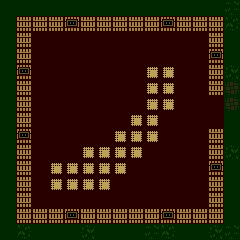

The image is a tile-based game level rendered from a .tmx file. Its description and complete source (layers, tilesets, objects, tile grids) follow:
An orthogonal 15x15 tile map with 16x16 px tiles, 3 tile layers (floor, wall, units), 1 hidden layer not drawn.

<map version="1.10" tiledversion="2025.05.05" orientation="orthogonal" renderorder="right-down" width="15" height="15" tilewidth="16" tileheight="16" infinite="0" nextlayerid="6" nextobjectid="1">
 <tileset firstgid="1" source="../../tiles/battle/farm.tsx" />
 <layer id="1" name="floor" width="15" height="15">
  <data encoding="csv">
4,4,4,4,4,4,4,4,4,4,4,4,4,4,18,
4,2,2,2,2,2,2,2,2,2,2,2,2,2,17,
4,2,2,2,2,2,2,2,2,2,2,2,2,2,4,
4,2,2,2,2,2,2,2,2,2,2,2,2,2,4,
4,2,2,2,2,2,2,2,2,2,2,2,2,2,16,
4,2,2,2,2,2,2,2,2,2,2,2,2,2,14,
4,2,2,2,2,2,2,2,2,2,2,2,2,2,14,
4,2,2,2,2,2,2,2,2,2,2,2,2,2,4,
4,2,2,2,2,2,2,2,2,2,2,2,2,2,4,
4,2,2,2,2,2,2,2,2,2,2,2,2,2,16,
4,2,2,2,2,2,2,2,2,2,2,2,2,2,4,
4,2,2,2,2,2,2,2,2,2,2,2,2,2,4,
4,2,2,2,2,2,2,2,2,2,2,2,2,2,4,
4,2,2,2,2,2,2,2,2,2,2,2,2,2,4,
4,17,4,4,4,16,4,4,4,18,17,4,4,16,18
</data>
 </layer>
 <layer id="3" name="wall" width="15" height="15">
  <data encoding="csv">
0,0,0,0,0,0,0,0,0,0,0,0,0,0,0,
0,65,65,65,66,65,65,65,65,65,66,65,65,65,0,
0,65,0,0,0,0,0,0,0,0,0,0,0,65,0,
0,65,0,0,0,0,0,0,0,0,0,0,0,66,0,
0,66,0,0,0,0,0,0,0,46,46,0,0,65,0,
0,65,0,0,0,0,0,0,0,46,46,0,0,65,0,
0,65,0,0,0,0,0,0,0,46,46,0,0,0,0,
0,65,0,0,0,0,0,0,46,46,0,0,0,0,0,
0,66,0,0,0,0,0,46,46,46,0,0,0,65,0,
0,65,0,0,0,46,46,46,46,0,0,0,0,65,0,
0,65,0,46,46,46,46,46,0,0,0,0,0,66,0,
0,65,0,46,46,46,46,0,0,0,0,0,0,65,0,
0,65,0,0,0,0,0,0,0,0,0,0,0,65,0,
0,65,65,65,66,65,65,65,65,65,66,65,65,65,0,
0,0,0,0,0,0,0,0,0,0,0,0,0,0,0
</data>
 </layer>
 <layer id="5" name="roof" width="15" height="15" visible="0">
  <data encoding="csv">
0,0,0,0,0,0,0,0,0,0,0,0,0,0,0,
0,24,24,24,24,24,24,24,24,24,24,24,24,24,0,
0,24,24,24,24,24,24,24,24,24,24,24,24,24,0,
0,24,24,24,24,24,24,24,24,24,24,24,24,24,0,
0,24,24,24,24,24,24,24,24,24,24,24,24,24,0,
0,24,24,24,24,24,24,24,24,24,24,24,24,24,0,
0,24,24,24,24,24,24,24,24,24,24,24,24,24,0,
0,24,24,24,24,24,24,24,24,24,24,24,24,24,0,
0,24,24,24,24,24,24,24,24,24,24,24,24,24,0,
0,24,24,24,24,24,24,24,24,24,24,24,24,24,0,
0,24,24,24,24,24,24,24,24,24,24,24,24,24,0,
0,24,24,24,24,24,24,24,24,24,24,24,24,24,0,
0,24,24,24,24,24,24,24,24,24,24,24,24,24,0,
0,24,24,24,24,24,24,24,24,24,24,24,24,24,0,
0,0,0,0,0,0,0,0,0,0,0,0,0,0,0
</data>
 </layer>
 <layer id="4" name="units" width="15" height="15">
  <data encoding="csv">
0,0,0,0,0,0,0,0,0,0,0,0,0,0,0,
0,0,0,0,0,0,0,0,0,0,0,0,0,0,0,
0,0,0,0,0,0,0,0,0,0,0,0,0,0,0,
0,0,0,0,0,0,0,0,0,0,0,0,0,0,0,
0,0,0,0,0,0,0,0,0,0,0,0,0,0,0,
0,0,0,0,0,0,0,0,0,0,0,0,0,0,0,
0,0,0,0,0,0,0,0,0,0,0,0,0,0,0,
0,0,0,0,0,0,0,0,0,0,0,0,0,0,0,
0,0,0,0,0,0,0,0,0,0,0,0,0,0,0,
0,0,0,0,0,0,0,0,0,0,0,0,0,0,0,
0,0,0,0,0,0,0,0,0,0,0,0,0,0,0,
0,0,0,0,0,0,0,0,0,0,0,0,0,0,0,
0,0,0,0,0,0,0,0,0,0,0,0,0,0,0,
0,0,0,0,0,0,0,0,0,0,0,0,0,0,0,
0,0,0,0,0,0,0,0,0,0,0,0,0,0,0
</data>
 </layer>
</map>
